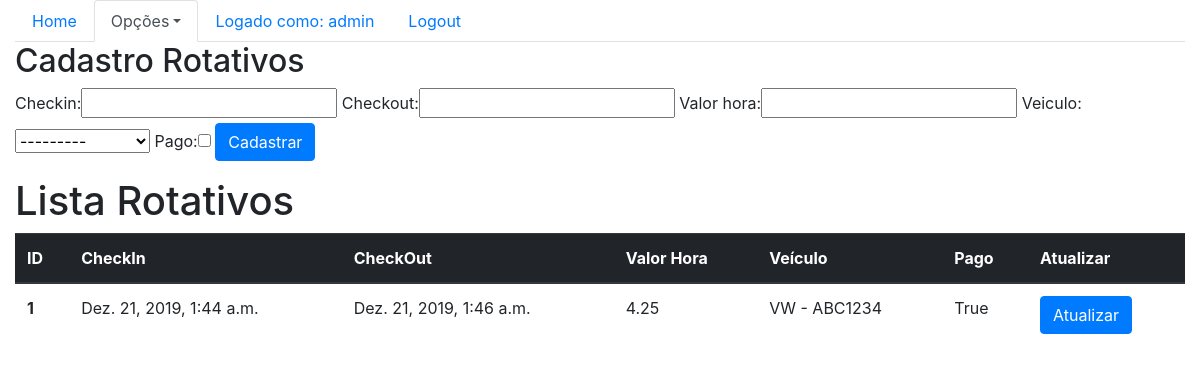
The app's page /sistema/rotativos/ (signed in) with its own data.
### core/models.py (models this page shows, shortened)
class MovRotativo(models.Model):
    checkin = models.DateTimeField(auto_now=False)
    checkout = models.DateTimeField(auto_now=False, blank=True, null=True)
    valor_hora = models.DecimalField(max_digits=5, decimal_places=2)
    veiculo = models.ForeignKey(Veiculo, on_delete=models.CASCADE)
    pago = models.BooleanField(default=False)

class Veiculo(models.Model):
    marca = models.ForeignKey(Marca, on_delete=models.CASCADE)
    placa = models.CharField(max_length=7)
    cor = models.CharField(max_length=15)
    proprietario = models.ForeignKey(Pessoa, on_delete=models.CASCADE)
    modelo = models.CharField(max_length=50)
    observacoes = models.TextField()
    def __str__(self):
        return self.marca.nomemarca + ' - ' + self.placa

class Marca(models.Model):
   nomemarca = models.CharField(max_length=50)

### core/views.py (the view)
@login_required
def lista_rotativos(request):
    rotativos = MovRotativo.objects.all()
    r_form = RotativosForm()
    r_data = {'rotativos': rotativos, 'r_form': r_form}
    return render(request, 'core/lista_rotativos.html', r_data)

### core/forms.py
class RotativosForm(ModelForm):
    class Meta:
        model = MovRotativo
        fields = '__all__'

### core/templates/core/lista_rotativos.html (shortened to what this page needs)
{% extends 'base.html' %}
{% load bootstrap %}
{% block menu %}
    <ul class="nav nav-tabs">
        <li class="nav-item">
            <a class="nav-link" href="{% url 'core_home' %}">Home</a>
        </li>
        <li class="nav-item dropdown">
            <a class="nav-link dropdown-toggle active" data-toggle="dropdown" href="#" role="button" aria-haspopup="true" aria-expanded="false">Opções</a>
        </li>
        {% if user.is_authenticated %}
            <li class="nav-item">
                <a class="nav-link" href="#">Logado como: {{ user }}</a>
            </li>
            <li class="nav-item">
                <a class="nav-link" href="{% url 'logout' %}">Logout</a>
            </li>
            {% else %}
            <li class="nav-item">
                <a class="nav-link" href="{% url 'login' %}">Login</a>
            </li>
        {%endif%}
    </ul>
{% endblock %}
{% block main %}
    <div class="row">
        <div class="col">
            <h2>Cadastro Rotativos</h2>
            <form action="{% url 'core_pessoa_novo' %}" method="POST">
                <form action="{% url 'core_rotativos_novo' %}" method="POST"> {% csrf_token %}
                    {{ r_form | bootstrap }}
                    <button type="submit" class="btn btn-primary">Cadastrar</button>
                </form>
            <h1>Lista Rotativos</h1>
            <table class="table">
                <thead class="thead-dark">
                  <tr>
                    <th scope="col">ID</th>
                    <th scope="col">CheckIn</th>
                    <th scope="col">CheckOut</th>
                    <th scope="col">Valor Hora</th>
                    <th scope="col">Veículo</th>
                    <th scope="col">Pago</th>
                    <th scope="col">Atualizar</th>
                  </tr>
                </thead>
                <tbody>
                    {% for rotativo in rotativos %}
                        <tr>
                            <th scope="row">{{rotativo.id}}</th>
                            <td>{{rotativo.checkin}}</td>
                            <td>{{rotativo.checkout}}</td>
                            <td>{{rotativo.valor_hora}}</td>
                            <td>{{rotativo.veiculo}}</td>
                            <td>{{rotativo.pago}}</td>
                            <td><a href="{% url 'core_update_rotativos' rotativo.id %}" class="btn btn-primary">Atualizar</a></td>
                        </tr>
                  {%endfor%}
                </tbody>
              </table>
    </div>
</div>
{% endblock %}

### records on screen
MovRotativo: id "1", checkin "Dez. 21, 2019, 1:44 a.m.", checkout "Dez. 21, 2019, 1:46 a.m.", valor_hora "4.25", veiculo "VW - ABC1234", pago "True"

### other values on screen
{{ user }} "admin"
